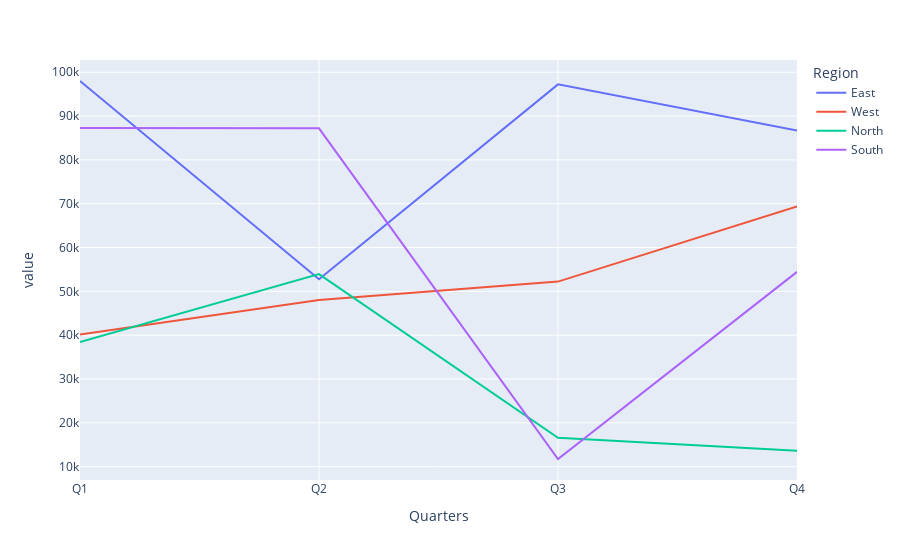

This figure's notebook cell:
### Code cell
data.plot()

### Figure 1 — Plotly figure (JSON) as saved in the notebook; plotly's stock layout.template omitted (floating-point values rounded to 4 significant figures)
{"data": [{"hovertemplate": "Region=East<br>Quarters=%{x}<br>value=%{y}<extra></extra>", "legendgroup": "East", "line": {"color": "#636efa", "dash": "solid"}, "marker": {"symbol": "circle"}, "mode": "lines", "name": "East", "orientation": "v", "showlegend": true, "type": "scatter", "x": ["Q1", "Q2", "Q3", "Q4"], "xaxis": "x", "y": [98000.0, 52770.0, 97230.0, 86670.0], "yaxis": "y"}, {"hovertemplate": "Region=West<br>Quarters=%{x}<br>value=%{y}<extra></extra>", "legendgroup": "West", "line": {"color": "#EF553B", "dash": "solid"}, "marker": {"symbol": "circle"}, "mode": "lines", "name": "West", "orientation": "v", "showlegend": true, "type": "scatter", "x": ["Q1", "Q2", "Q3", "Q4"], "xaxis": "x", "y": [40130.0, 48040.0, 52230.0, 69380.0], "yaxis": "y"}, {"hovertemplate": "Region=North<br>Quarters=%{x}<br>value=%{y}<extra></extra>", "legendgroup": "North", "line": {"color": "#00cc96", "dash": "solid"}, "marker": {"symbol": "circle"}, "mode": "lines", "name": "North", "orientation": "v", "showlegend": true, "type": "scatter", "x": ["Q1", "Q2", "Q3", "Q4"], "xaxis": "x", "y": [38440.0, 53930.0, 16600.0, 13610.0], "yaxis": "y"}, {"hovertemplate": "Region=South<br>Quarters=%{x}<br>value=%{y}<extra></extra>", "legendgroup": "South", "line": {"color": "#ab63fa", "dash": "solid"}, "marker": {"symbol": "circle"}, "mode": "lines", "name": "South", "orientation": "v", "showlegend": true, "type": "scatter", "x": ["Q1", "Q2", "Q3", "Q4"], "xaxis": "x", "y": [87290.0, 87210.0, 11750.0, 54450.0], "yaxis": "y"}], "layout": {"autosize": true, "legend": {"title": {"text": "Region"}, "tracegroupgap": 0}, "margin": {"t": 60}, "xaxis": {"anchor": "y", "autorange": true, "domain": [0, 1], "range": [0, 3], "title": {"text": "Quarters"}, "type": "category"}, "yaxis": {"anchor": "x", "autorange": true, "domain": [0, 1], "range": [6953.0, 102800.0], "title": {"text": "value"}, "type": "linear"}}}
